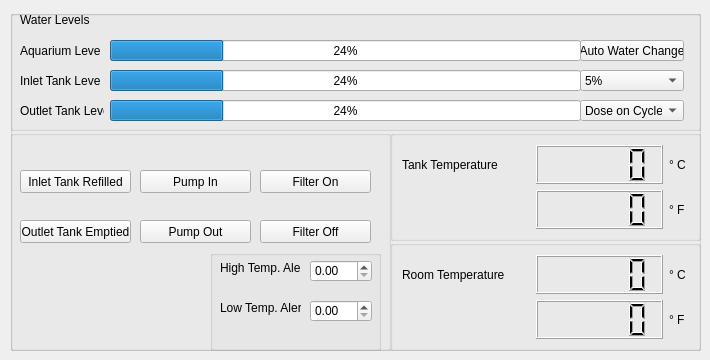
    <widget class="QWidget" name="tab_4">
     <attribute name="title">
      <string>Water Monitoring</string>
     </attribute>
     <widget class="QGroupBox" name="groupBox_17">
      <property name="geometry">
       <rect>
        <x>10</x>
        <y>10</y>
        <width>691</width>
        <height>341</height>
       </rect>
      </property>
      <property name="autoFillBackground">
       <bool>false</bool>
      </property>
      <property name="title">
       <string/>
      </property>
      <widget class="QGroupBox" name="groupBox">
       <property name="geometry">
        <rect>
         <x>0</x>
         <y>0</y>
         <width>691</width>
         <height>121</height>
        </rect>
       </property>
       <property name="autoFillBackground">
        <bool>false</bool>
       </property>
       <property name="title">
        <string/>
       </property>
       <widget class="QProgressBar" name="inlet_level_progressBar">
        <property name="geometry">
         <rect>
          <x>100</x>
          <y>60</y>
          <width>471</width>
          <height>21</height>
         </rect>
        </property>
        <property name="value">
         <number>24</number>
        </property>
       </widget>
       <widget class="QLabel" name="inlet_level_label">
        <property name="geometry">
         <rect>
          <x>10</x>
          <y>60</y>
          <width>81</width>
          <height>21</height>
         </rect>
        </property>
        <property name="text">
         <string>Inlet Tank Level</string>
        </property>
       </widget>
       <widget class="QProgressBar" name="aquarium_level_progressBar">
        <property name="geometry">
         <rect>
          <x>100</x>
          <y>30</y>
          <width>471</width>
          <height>21</height>
         </rect>
        </property>
        <property name="value">
         <number>24</number>
        </property>
       </widget>
       <widget class="QProgressBar" name="outlet_level_progressBar">
        <property name="geometry">
         <rect>
          <x>100</x>
          <y>90</y>
          <width>471</width>
          <height>21</height>
         </rect>
        </property>
        <property name="value">
         <number>24</number>
        </property>
       </widget>
       <widget class="QLabel" name="outlet_level_label">
        <property name="geometry">
         <rect>
          <x>10</x>
          <y>90</y>
          <width>84</width>
          <height>21</height>
         </rect>
        </property>
        <property name="text">
         <string>Outlet Tank Level</string>
        </property>
       </widget>
       <widget class="QLabel" name="aquarium_level_label">
        <property name="geometry">
         <rect>
          <x>10</x>
          <y>30</y>
          <width>81</width>
          <height>21</height>
         </rect>
        </property>
        <property name="text">
         <string>Aquarium Level</string>
        </property>
        <property name="textFormat">
         <enum>Qt::AutoText</enum>
        </property>
        <property name="scaledContents">
         <bool>true</bool>
        </property>
        <property name="wordWrap">
         <bool>false</bool>
        </property>
       </widget>
       <widget class="QPushButton" name="water_cycle_button">
        <property name="geometry">
         <rect>
          <x>570</x>
          <y>30</y>
          <width>104</width>
          <height>21</height>
         </rect>
        </property>
        <property name="text">
         <string>Auto Water Change</string>
        </property>
       </widget>
       <widget class="QComboBox" name="percentage_of_tank_comboBox">
        <property name="geometry">
         <rect>
          <x>570</x>
          <y>60</y>
          <width>104</width>
          <height>21</height>
         </rect>
        </property>
        <item>
         <property name="text">
          <string>5%</string>
         </property>
        </item>
        <item>
         <property name="text">
          <string>10%</string>
         </property>
        </item>
        <item>
         <property name="text">
          <string>15%</string>
         </property>
        </item>
        <item>
         <property name="text">
          <string>20%</string>
         </property>
        </item>
        <item>
         <property name="text">
          <string>25%</string>
         </property>
        </item>
        <item>
         <property name="text">
          <string>33.33%</string>
         </property>
        </item>
       </widget>
       <widget class="QComboBox" name="comboBox_10">
        <property name="geometry">
         <rect>
          <x>570</x>
          <y>90</y>
          <width>104</width>
          <height>21</height>
         </rect>
        </property>
        <item>
         <property name="text">
          <string>Dose on Cycle</string>
         </property>
        </item>
        <item>
         <property name="text">
          <string>Do Nothing On Cycle</string>
         </property>
        </item>
       </widget>
       <widget class="QLabel" name="label_10">
        <property name="geometry">
         <rect>
          <x>10</x>
          <y>0</y>
          <width>71</width>
          <height>20</height>
         </rect>
        </property>
        <property name="text">
         <string>Water Levels</string>
        </property>
       </widget>
      </widget>
      <widget class="QGroupBox" name="groupBox_18">
       <property name="geometry">
        <rect>
         <x>0</x>
         <y>120</y>
         <width>381</width>
         <height>221</height>
        </rect>
       </property>
       <property name="title">
        <string/>
       </property>
       <widget class="QPushButton" name="pushButton">
        <property name="geometry">
         <rect>
          <x>10</x>
          <y>40</y>
          <width>111</width>
          <height>23</height>
         </rect>
        </property>
        <property name="text">
         <string>Inlet Tank Refilled</string>
        </property>
       </widget>
       <widget class="QPushButton" name="pushButton_2">
        <property name="geometry">
         <rect>
          <x>10</x>
          <y>90</y>
          <width>111</width>
          <height>23</height>
         </rect>
        </property>
        <property name="text">
         <string>Outlet Tank Emptied</string>
        </property>
        <property name="iconSize">
         <size>
          <width>16</width>
          <height>16</height>
         </size>
        </property>
       </widget>
       <widget class="QPushButton" name="pump_in_button">
        <property name="geometry">
         <rect>
          <x>130</x>
          <y>40</y>
          <width>111</width>
          <height>23</height>
         </rect>
        </property>
        <property name="text">
         <string>Pump In</string>
        </property>
       </widget>
       <widget class="QPushButton" name="pump_out_button">
        <property name="geometry">
         <rect>
          <x>130</x>
          <y>90</y>
          <width>111</width>
          <height>23</height>
         </rect>
        </property>
        <property name="text">
         <string>Pump Out</string>
        </property>
       </widget>
       <widget class="QPushButton" name="pushButton_3">
        <property name="geometry">
         <rect>
          <x>250</x>
          <y>40</y>
          <width>111</width>
          <height>23</height>
         </rect>
        </property>
        <property name="text">
         <string>Filter On</string>
        </property>
       </widget>
       <widget class="QPushButton" name="pushButton_4">
        <property name="geometry">
         <rect>
          <x>250</x>
          <y>90</y>
          <width>111</width>
          <height>23</height>
         </rect>
        </property>
        <property name="text">
         <string>Filter Off</string>
        </property>
       </widget>
       <widget class="QGroupBox" name="groupBox_29">
        <property name="geometry">
         <rect>
          <x>200</x>
          <y>120</y>
          <width>171</width>
          <height>101</height>
         </rect>
        </property>
        <property name="title">
         <string/>
        </property>
        <widget class="QDoubleSpinBox" name="ht_alert_edit">
         <property name="geometry">
          <rect>
           <x>100</x>
           <y>10</y>
           <width>62</width>
           <height>22</height>
          </rect>
         </property>
        </widget>
        <widget class="QDoubleSpinBox" name="lt_alert_edit">
         <property name="geometry">
          <rect>
           <x>100</x>
           <y>50</y>
           <width>62</width>
           <height>22</height>
          </rect>
         </property>
        </widget>
        <widget class="QLabel" name="label_18">
         <property name="geometry">
          <rect>
           <x>10</x>
           <y>10</y>
           <width>81</width>
           <height>16</height>
          </rect>
         </property>
         <property name="text">
          <string>High Temp. Alert</string>
         </property>
        </widget>
        <widget class="QLabel" name="label_20">
         <property name="geometry">
          <rect>
           <x>10</x>
           <y>50</y>
           <width>81</width>
           <height>16</height>
          </rect>
         </property>
         <property name="text">
          <string>Low Temp. Alert</string>
         </property>
        </widget>
       </widget>
      </widget>
      <widget class="QGroupBox" name="groupBox_28">
       <property name="geometry">
        <rect>
         <x>380</x>
         <y>120</y>
         <width>311</width>
         <height>111</height>
        </rect>
       </property>
       <property name="title">
        <string/>
       </property>
       <layout class="QGridLayout" name="gridLayout_6">
        <item row="0" column="2">
         <widget class="QLabel" name="degrees_c_label">
          <property name="maximumSize">
           <size>
            <width>20</width>
            <height>16777215</height>
           </size>
          </property>
          <property name="text">
           <string>° C</string>
          </property>
         </widget>
        </item>
        <item row="0" column="1">
         <widget class="QLCDNumber" name="tank_degrees_c_display"/>
        </item>
        <item row="1" column="1">
         <widget class="QLCDNumber" name="tank_degrees_f_display"/>
        </item>
        <item row="1" column="2">
         <widget class="QLabel" name="degrees_c_label_2">
          <property name="maximumSize">
           <size>
            <width>20</width>
            <height>16777215</height>
           </size>
          </property>
          <property name="text">
           <string>° F</string>
          </property>
         </widget>
        </item>
        <item row="0" column="0">
         <widget class="QLabel" name="label_19">
          <property name="sizePolicy">
           <sizepolicy hsizetype="Preferred" vsizetype="Preferred">
            <horstretch>0</horstretch>
            <verstretch>0</verstretch>
           </sizepolicy>
          </property>
          <property name="text">
           <string>Tank Temperature</string>
          </property>
         </widget>
        </item>
       </layout>
      </widget>
      <widget class="QGroupBox" name="groupBox_30">
       <property name="geometry">
        <rect>
         <x>380</x>
         <y>230</y>
         <width>311</width>
         <height>111</height>
        </rect>
       </property>
       <property name="title">
        <string/>
       </property>
       <layout class="QGridLayout" name="gridLayout_12">
        <item row="0" column="2">
         <widget class="QLabel" name="degrees_c_label_3">
          <property name="maximumSize">
           <size>
            <width>20</width>
            <height>16777215</height>
           </size>
          </property>
          <property name="text">
           <string>° C</string>
          </property>
         </widget>
        </item>
        <item row="0" column="1">
         <widget class="QLCDNumber" name="room_degrees_c_display"/>
        </item>
        <item row="1" column="1">
         <widget class="QLCDNumber" name="room_degrees_f_display"/>
        </item>
        <item row="1" column="2">
         <widget class="QLabel" name="degrees_c_label_4">
          <property name="maximumSize">
           <size>
            <width>20</width>
            <height>16777215</height>
           </size>
          </property>
          <property name="text">
           <string>° F</string>
          </property>
         </widget>
        </item>
        <item row="0" column="0">
         <widget class="QLabel" name="label_21">
          <property name="sizePolicy">
           <sizepolicy hsizetype="Preferred" vsizetype="Preferred">
            <horstretch>0</horstretch>
            <verstretch>0</verstretch>
           </sizepolicy>
          </property>
          <property name="text">
           <string>Room Temperature</string>
          </property>
         </widget>
        </item>
       </layout>
      </widget>
     </widget>
    </widget>
